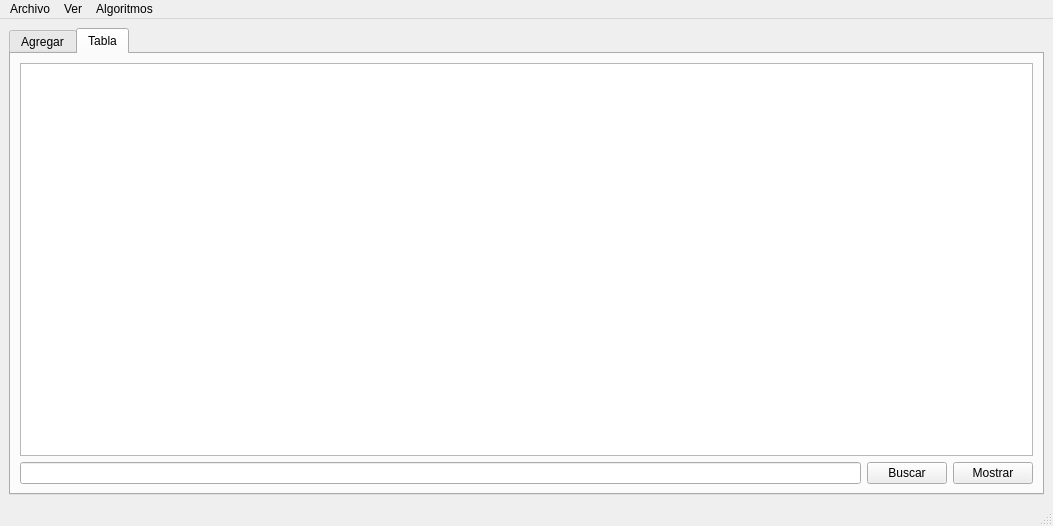
<?xml version="1.0" encoding="UTF-8"?>
<ui version="4.0">
 <class>MainWindow</class>
 <widget class="QMainWindow" name="MainWindow">
  <property name="geometry">
   <rect>
    <x>0</x>
    <y>0</y>
    <width>1053</width>
    <height>526</height>
   </rect>
  </property>
  <property name="windowTitle">
   <string>MainWindow</string>
  </property>
  <widget class="QWidget" name="centralwidget">
   <layout class="QGridLayout" name="gridLayout_2">
    <item row="0" column="0">
     <widget class="QTabWidget" name="tabWidget">
      <property name="currentIndex">
       <number>1</number>
      </property>
      <widget class="QWidget" name="tab">
       <attribute name="title">
        <string>Agregar</string>
       </attribute>
       <widget class="QGroupBox" name="groupBox">
        <property name="geometry">
         <rect>
          <x>9</x>
          <y>9</y>
          <width>211</width>
          <height>413</height>
         </rect>
        </property>
        <property name="title">
         <string>Particula</string>
        </property>
        <layout class="QGridLayout" name="gridLayout">
         <item row="10" column="0" colspan="2">
          <widget class="QPushButton" name="pbAgregaFinal">
           <property name="text">
            <string>Agregar Final</string>
           </property>
          </widget>
         </item>
         <item row="6" column="0">
          <widget class="QLabel" name="label_4">
           <property name="text">
            <string>Red</string>
           </property>
          </widget>
         </item>
         <item row="6" column="1">
          <widget class="QSpinBox" name="sbRed"/>
         </item>
         <item row="3" column="1">
          <widget class="QLineEdit" name="leDestinoX"/>
         </item>
         <item row="14" column="0">
          <widget class="QLabel" name="label_10">
           <property name="text">
            <string>Ver por:</string>
           </property>
          </widget>
         </item>
         <item row="0" column="0">
          <widget class="QLabel" name="label_9">
           <property name="text">
            <string>Id</string>
           </property>
          </widget>
         </item>
         <item row="7" column="0">
          <widget class="QLabel" name="label_5">
           <property name="text">
            <string>Green</string>
           </property>
          </widget>
         </item>
         <item row="9" column="0" colspan="2">
          <widget class="QPushButton" name="pbAgregarInicio">
           <property name="text">
            <string>Agregar Inicio</string>
           </property>
          </widget>
         </item>
         <item row="7" column="1">
          <widget class="QSpinBox" name="sbGreen"/>
         </item>
         <item row="1" column="1">
          <widget class="QLineEdit" name="leOrigenx"/>
         </item>
         <item row="5" column="0">
          <widget class="QLabel" name="label_3">
           <property name="text">
            <string>Velocidad</string>
           </property>
          </widget>
         </item>
         <item row="2" column="1">
          <widget class="QLineEdit" name="leOrigenY"/>
         </item>
         <item row="14" column="1">
          <widget class="QPushButton" name="btnOrdenarId">
           <property name="text">
            <string>Id</string>
           </property>
          </widget>
         </item>
         <item row="1" column="0">
          <widget class="QLabel" name="label_8">
           <property name="text">
            <string>origen x</string>
           </property>
          </widget>
         </item>
         <item row="15" column="1">
          <widget class="QPushButton" name="btnOrdenDistanca">
           <property name="text">
            <string>Distancia</string>
           </property>
          </widget>
         </item>
         <item row="4" column="0">
          <widget class="QLabel" name="label_2">
           <property name="text">
            <string>Destino y</string>
           </property>
          </widget>
         </item>
         <item row="11" column="0" colspan="2">
          <widget class="QPushButton" name="pbMostrar">
           <property name="text">
            <string>Mostrar</string>
           </property>
          </widget>
         </item>
         <item row="5" column="1">
          <widget class="QLineEdit" name="leVelocidad"/>
         </item>
         <item row="3" column="0">
          <widget class="QLabel" name="label">
           <property name="text">
            <string>Destino x</string>
           </property>
          </widget>
         </item>
         <item row="4" column="1">
          <widget class="QLineEdit" name="leDestinoY"/>
         </item>
         <item row="2" column="0">
          <widget class="QLabel" name="label_7">
           <property name="text">
            <string>origen y</string>
           </property>
          </widget>
         </item>
         <item row="8" column="0">
          <widget class="QLabel" name="label_6">
           <property name="text">
            <string>Blue</string>
           </property>
          </widget>
         </item>
         <item row="8" column="1">
          <widget class="QSpinBox" name="sbBlue"/>
         </item>
         <item row="0" column="1">
          <widget class="QLineEdit" name="leId"/>
         </item>
         <item row="16" column="1">
          <widget class="QPushButton" name="btnOrdenarVelocidad">
           <property name="text">
            <string>Velocidad</string>
           </property>
          </widget>
         </item>
        </layout>
       </widget>
       <widget class="QPlainTextEdit" name="salida">
        <property name="geometry">
         <rect>
          <x>230</x>
          <y>10</y>
          <width>211</width>
          <height>411</height>
         </rect>
        </property>
       </widget>
       <widget class="QGraphicsView" name="graphicsView">
        <property name="geometry">
         <rect>
          <x>450</x>
          <y>10</y>
          <width>571</width>
          <height>381</height>
         </rect>
        </property>
       </widget>
       <widget class="QPushButton" name="btnDibujar">
        <property name="geometry">
         <rect>
          <x>450</x>
          <y>400</y>
          <width>291</width>
          <height>25</height>
         </rect>
        </property>
        <property name="text">
         <string>Dibujar</string>
        </property>
       </widget>
       <widget class="QPushButton" name="btnLimpiar">
        <property name="geometry">
         <rect>
          <x>760</x>
          <y>400</y>
          <width>261</width>
          <height>25</height>
         </rect>
        </property>
        <property name="text">
         <string>Limpiar</string>
        </property>
       </widget>
      </widget>
      <widget class="QWidget" name="tab_2">
       <attribute name="title">
        <string>Tabla</string>
       </attribute>
       <layout class="QGridLayout" name="gridLayout_3">
        <item row="2" column="2">
         <widget class="QPushButton" name="btnMostrarTabla">
          <property name="text">
           <string>Mostrar</string>
          </property>
         </widget>
        </item>
        <item row="2" column="0">
         <widget class="QLineEdit" name="lineEditTabla"/>
        </item>
        <item row="2" column="1">
         <widget class="QPushButton" name="btnBuscar">
          <property name="text">
           <string>Buscar</string>
          </property>
         </widget>
        </item>
        <item row="1" column="0" colspan="3">
         <widget class="QTableWidget" name="tableWidget"/>
        </item>
       </layout>
      </widget>
     </widget>
    </item>
   </layout>
  </widget>
  <widget class="QMenuBar" name="menubar">
   <property name="geometry">
    <rect>
     <x>0</x>
     <y>0</y>
     <width>1053</width>
     <height>22</height>
    </rect>
   </property>
   <widget class="QMenu" name="menuArchivo">
    <property name="title">
     <string>Archivo</string>
    </property>
    <addaction name="actionGuardar_archivo"/>
    <addaction name="actionAbrir_archivo"/>
   </widget>
   <widget class="QMenu" name="menuVer">
    <property name="title">
     <string>Ver</string>
    </property>
    <addaction name="actionPuntos"/>
   </widget>
   <widget class="QMenu" name="menuAlgoritmos">
    <property name="title">
     <string>Algoritmos</string>
    </property>
    <addaction name="actionMas_cercano"/>
   </widget>
   <addaction name="menuArchivo"/>
   <addaction name="menuVer"/>
   <addaction name="menuAlgoritmos"/>
  </widget>
  <widget class="QStatusBar" name="statusbar"/>
  <action name="actionGuardar_archivo">
   <property name="text">
    <string>Guardar archivo</string>
   </property>
   <property name="shortcut">
    <string>Ctrl+S</string>
   </property>
  </action>
  <action name="actionAbrir_archivo">
   <property name="text">
    <string>Abrir archivo</string>
   </property>
   <property name="shortcut">
    <string>Ctrl+O</string>
   </property>
  </action>
  <action name="actionPuntos">
   <property name="text">
    <string>Puntos</string>
   </property>
  </action>
  <action name="actionMas_cercano">
   <property name="text">
    <string>Mas cercano</string>
   </property>
  </action>
 </widget>
 <resources/>
 <connections/>
</ui>
